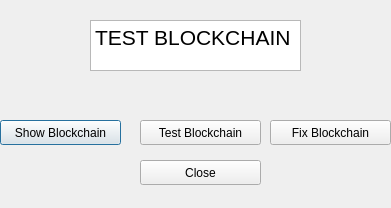
<?xml version="1.0" encoding="UTF-8"?>
<ui version="4.0">
 <class>bc_test</class>
 <widget class="QDialog" name="bc_test">
  <property name="geometry">
   <rect>
    <x>0</x>
    <y>0</y>
    <width>391</width>
    <height>208</height>
   </rect>
  </property>
  <property name="windowTitle">
   <string>Dialog</string>
  </property>
  <widget class="QPushButton" name="show">
   <property name="geometry">
    <rect>
     <x>0</x>
     <y>120</y>
     <width>121</width>
     <height>25</height>
    </rect>
   </property>
   <property name="text">
    <string>Show Blockchain</string>
   </property>
  </widget>
  <widget class="QPushButton" name="pushButton_2">
   <property name="geometry">
    <rect>
     <x>140</x>
     <y>120</y>
     <width>121</width>
     <height>25</height>
    </rect>
   </property>
   <property name="text">
    <string>Test Blockchain</string>
   </property>
  </widget>
  <widget class="QPushButton" name="close">
   <property name="geometry">
    <rect>
     <x>140</x>
     <y>160</y>
     <width>121</width>
     <height>25</height>
    </rect>
   </property>
   <property name="text">
    <string>Close</string>
   </property>
  </widget>
  <widget class="QTextBrowser" name="textBrowser">
   <property name="geometry">
    <rect>
     <x>90</x>
     <y>20</y>
     <width>211</width>
     <height>51</height>
    </rect>
   </property>
   <property name="html">
    <string>&lt;!DOCTYPE HTML PUBLIC &quot;-//W3C//DTD HTML 4.0//EN&quot; &quot;http://www.w3.org/TR/REC-html40/strict.dtd&quot;&gt;
&lt;html&gt;&lt;head&gt;&lt;meta name=&quot;qrichtext&quot; content=&quot;1&quot; /&gt;&lt;meta charset=&quot;utf-8&quot; /&gt;&lt;style type=&quot;text/css&quot;&gt;
p, li { white-space: pre-wrap; }
hr { height: 1px; border-width: 0; }
li.unchecked::marker { content: &quot;\2610&quot;; }
li.checked::marker { content: &quot;\2612&quot;; }
&lt;/style&gt;&lt;/head&gt;&lt;body style=&quot; font-family:'Sans Serif'; font-size:9pt; font-weight:400; font-style:normal;&quot;&gt;
&lt;p style=&quot; margin-top:0px; margin-bottom:0px; margin-left:0px; margin-right:0px; -qt-block-indent:0; text-indent:0px;&quot;&gt;&lt;span style=&quot; font-size:16pt;&quot;&gt;TEST BLOCKCHAIN&lt;/span&gt;&lt;/p&gt;&lt;/body&gt;&lt;/html&gt;</string>
   </property>
  </widget>
  <widget class="QPushButton" name="pushButton_3">
   <property name="geometry">
    <rect>
     <x>270</x>
     <y>120</y>
     <width>121</width>
     <height>25</height>
    </rect>
   </property>
   <property name="text">
    <string>Fix Blockchain</string>
   </property>
  </widget>
 </widget>
 <resources/>
 <connections/>
</ui>
